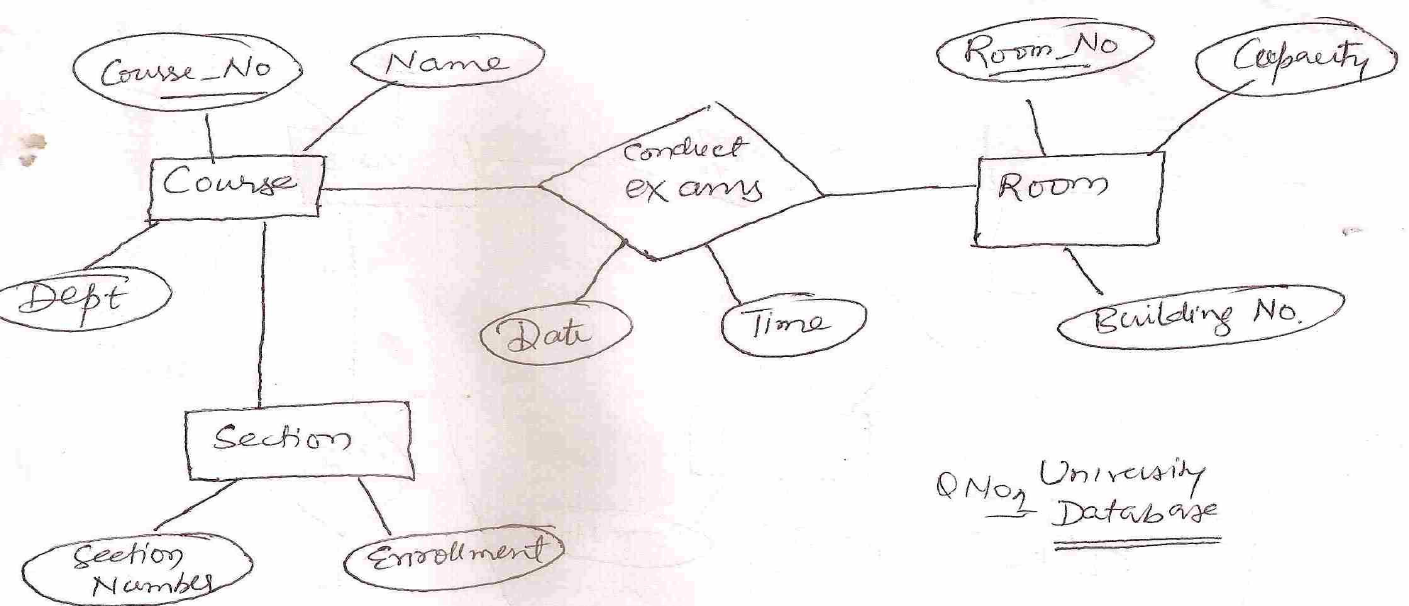
#> input picture notebooks/prespective/input/11.png, 1409 x 606 px
$ jupyter execute preprocessing.ipynb   (older library calls are emulated)
#> lines starting #> are read from the running program, lines starting #| are printed output that depends on the picture; after the words box and inside, x2 and y2 are one past the last pixel; in counts of white or black regions, pixels touching at a corner belong together
[cell 1]
from skimage.filters import threshold_local,threshold_otsu,try_all_threshold,threshold_mean,threshold_yen
import numpy as np
import cv2
from skimage.draw import rectangle
from skimage.morphology import skeletonize
from math import sqrt

[cell 2]
# [39 lines left out: functions OrderPoints, TransformPrespective, not called in this run]

[cell 3]
def GetMaxContour(img_dir,MORPH=9,CANNY=84,debug=False):
    """
    takes image directory ,
    structural rect dim(optional),canny max thres(optional)
    debug if true outputs images after each process
    returns a boolean specifying if the prespective shoud be adjusted,
    max contour approximation and grayoriginal image
    """
#> called with img_dir = 'input/11.png', MORPH = 9, CANNY = 84, debug = False
    img = cv2.imread(img_dir, cv2.IMREAD_GRAYSCALE)
    img_copy = img.copy()
    hImg, wImg = img_copy.shape
    #smooth image
    cv2.GaussianBlur(img, (3,3), 0, img)
    # Remove small details and writing on paper
    kernel = cv2.getStructuringElement(cv2.MORPH_RECT,(MORPH,MORPH))
    dilated = cv2.dilate(img, kernel)
    edges = cv2.Canny(dilated, 0, CANNY, apertureSize=3)
#> edges: shape (606, 1409); 0.03% white in thin lines or dots, all inside (x1, y1, x2, y2) = (24, 62, 1283, 566)

    kernel = cv2.getStructuringElement(cv2.MORPH_RECT,(3,3))
    #get edges again so we get inner line surrounding the paper
    #avoid paper outer edges being connected to noise in background
    edges = cv2.dilate(edges, kernel)
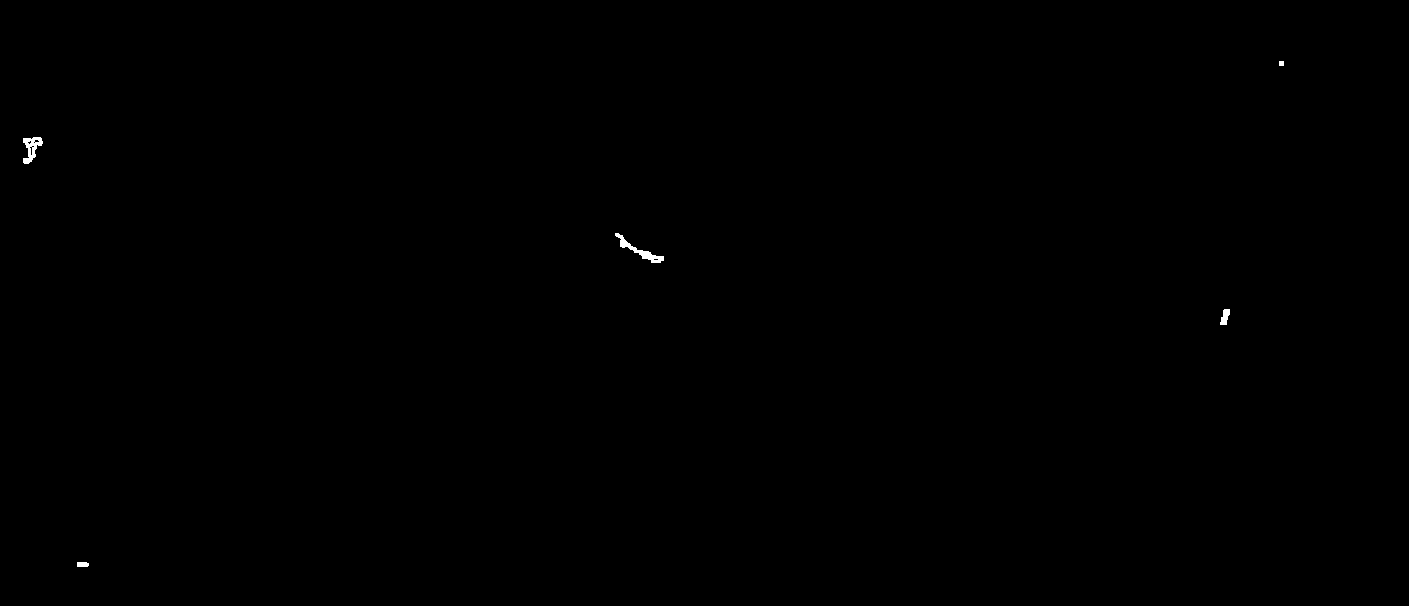
#> edges: shape (606, 1409); 0.09% white; 5 white regions, box (x1, y1, x2, y2) and area: (615, 233, 664, 263) 323, (23, 137, 43, 164) 277, (1220, 309, 1230, 325) 106, (77, 562, 89, 567) 57, (1279, 61, 1284, 66) 25
    edges = cv2.Canny(edges, 0, CANNY, apertureSize=3)
#> edges: shape (606, 1409); 0.04% white in thin lines or dots, all inside (x1, y1, x2, y2) = (22, 60, 1284, 567)
    # finding contours
    _,contours,heirarchy = cv2.findContours(edges.copy(), cv2.RETR_EXTERNAL, cv2.CHAIN_APPROX_SIMPLE)
#> contours = 8 contours, 4 with area under 20; largest, box (x1, y1, x2, y2) and area: (614, 232, 664, 263) 332, (1219, 308, 1230, 325) 103, (76, 561, 89, 567) 54, (1278, 60, 1284, 66) 22
    maxArea=0
    adjustPrespective = False
    approx=[]
    # filter for max contour
    for cnt in contours:
        x,y,w,h = cv2.boundingRect(cnt)
        if(w*h >= maxArea):
            peri = cv2.arcLength(cnt, True)
            approx = cv2.approxPolyDP(cnt, 0.05 * peri, True)
            maxArea=w*h
            if(maxArea/(hImg*wImg) >= 0.1):
                adjustPrespective= True
#> this loop made 8 passes
#> (x, y, w, h, peri, approx, maxArea) on passes 1 to 3: (76, 561, 13, 6, 31.07, [[76, 563], [77, 566], [88, 566], [85, 561]], 78), (1219, 308, 11, 17, 46.14, [[1228, 308], [1223, 309], [1220, 324], [1226, 324]], 187), (614, 232, 50, 31, 134.5, [[614, 234], [621, 247], [663, 260]], 1550)
#> after the loop, adjustPrespective = False; maxArea = 1550; peri = 134.5

    if(debug):
        orig = cv2.imread(img_dir)
        cv2.drawContours(orig,[approx], -1, (0, 255, 0), 1)
        cv2.imwrite("orig.png",img)
        cv2.imwrite("dilated.png",dilated)
        cv2.imwrite("edges.png",edges)
        cv2.imwrite('outline.png',orig)
    return adjustPrespective,approx,img_copy

[cell 4]
# [5 lines left out: function warpedPrespective, not called in this run]

[cell 5]
def RemoveShadow(img_gray,debug=False):
    #remove noise and writting on paper to leave out onlu the illumination
    dilated_img = cv2.dilate(img_gray, np.ones((7,7), np.uint8))
    blurred_img = cv2.medianBlur(dilated_img, 21)
    #remove any dark lighning aka shadow
    diff_img = 255 - cv2.absdiff(img_gray, blurred_img)
    norm_img = diff_img.copy()
    #normalization and word sharpening
    cv2.normalize(diff_img, norm_img, alpha=0, beta=255, norm_type=cv2.NORM_MINMAX, dtype=cv2.CV_8UC1)
    _, thr_img = cv2.threshold(norm_img, 230, 0, cv2.THRESH_TRUNC)
    cv2.normalize(thr_img, thr_img, alpha=0, beta=255, norm_type=cv2.NORM_MINMAX, dtype=cv2.CV_8UC1)
    if(debug):
        cv2.imwrite("shadowOut.png",norm_img)
        cv2.imwrite("thres.png",thr_img)
    return thr_img

[cell 6]
def Binarize(img_gray,debug=False):
    thres =threshold_yen(img_gray)
    final = (img_gray >thres)*255
    if(debug):
        cv2.imwrite("final.png",final)
        #fig, ax = try_all_threshold(thr_img, figsize=(20, 30), verbose=False)
    return final

[cell 7]
#remove lines function
def FloodFromCorners(im_th,debug=False):
    hImg, wImg = im_th.shape[:2]
    mask = np.zeros((hImg+2, wImg+2), np.uint8)
    im_floodfill = 255 - im_th
    ##################Flood fill corners#####
    cv2.floodFill(im_floodfill, mask, (0,0), 255)
    cv2.floodFill(im_floodfill, mask, (wImg-1,0), 255)
    cv2.floodFill(im_floodfill, mask, (0,hImg-1), 255)
    cv2.floodFill(im_floodfill, mask, (wImg-1,hImg-1), 255)
    # Invert floodfilled image
    im_floodfill_inv = cv2.bitwise_not(im_floodfill)
    if(debug):
        cv2.imwrite("Inverted_Floodfilled_Image.png", im_floodfill_inv)
        cv2.imwrite("Floodfilled_Image.png", im_floodfill)
    return im_floodfill_inv


######################cv contours#########
def getClosedShapes(im_filled,debug=False):
    hImg, wImg = im_filled.shape
    _,contours_cv, hierarchy = cv2.findContours(im_filled, cv2.RETR_TREE, cv2.CHAIN_APPROX_SIMPLE)
    hierarchy = hierarchy[0]
    #[Next, Previous, First_Child, Parent]
    im_empty = np.ones((hImg, wImg,3), np.uint8) * 255
    i=0
    filtered_contoures = []
    for cnt in contours_cv:
        if hierarchy[i][3] != -1:
            i+=1
            continue

        #contours that has at least two children
        x,y,w,h = cv2.boundingRect(cnt)
        acceptedArea = h<=150 and w <=300 and h>=7 and w>20
        child1Idx = hierarchy[i][2]
        hasChildren = child1Idx != -1 and  hierarchy[child1Idx][0] != -1
        if(hasChildren and acceptedArea):
            child2Idx = hierarchy[child1Idx][0]
        #this two children are close (letters)
        #check area
        if(hasChildren and acceptedArea):
            ##print((w*h)/area)
            x1,y1,w1,h1 = cv2.boundingRect(contours_cv[child1Idx])
            x2,y2,w2,h2 = cv2.boundingRect(contours_cv[child2Idx])
            if(sqrt((x1-x2)**2+((y1-y2)**2)) <= 200):
                cv2.drawContours(im_empty, contours_cv, i, (0,0,0), 1)
                filtered_contoures.append(cnt)
                i+=1
                continue

        if(child1Idx != -1 and  hierarchy[child1Idx][0] == -1):
            x1,y1,w1,h1 = cv2.boundingRect(contours_cv[child1Idx])
            if(w1/w >= 0.3):
                cv2.drawContours(im_empty, contours_cv, i, (0,0,0), 1)
                filtered_contoures.append(cnt)
                i+=1
                continue

        if(not hasChildren and acceptedArea and w/h >= 1.8 and w/h<=8):
            #print(w/h,w,h)
            filtered_contoures.append(cnt)
            cv2.drawContours(im_empty, contours_cv, i, (0,0,0), 1)
            i+=1
            continue


        i+=1
    if(debug):
        cv2.imwrite("contoured.png", im_empty[:,:,0])

    return im_empty[:,:,0] , filtered_contoures

[cell 8]
# find center of gravity from the moments:
def scale_contours(contours, scale):
    """Shrinks or grows an array of contours by the given factor (float).
    Returns the resized array of contours"""
    for idx,contour in enumerate(contours):
        moments = cv2.moments(contour)
        midX = int(round(moments["m10"] / moments["m00"]))
        midY = int(round(moments["m01"] / moments["m00"]))
        mid = np.array([midX, midY])
        contours[idx] = contour - mid
        contours[idx] = (contours[idx] * scale).astype(np.int32)
        contours[idx] = contours[idx] + mid
    return contours

def isOverlapped(c,imgContours):
    cXmin,cYmin,cXmax,cYmax = cv2.boundingRect(c)
    cArea = cXmax * cYmax
    cXmax += cXmin
    cYmax += cYmin
    for imgContour in imgContours:
        Xmin,Ymin,Xmax,Ymax = cv2.boundingRect(imgContour)
        Xmax += Xmin
        Ymax += Ymin
        if(cXmin > Xmin and cXmax < Xmax and cYmin >= Ymin and cYmax <= Ymax):
            return True
    return False
def getOpenedContours(img,closed_contours=[],debug = False):
    closed_contours = scale_contours(closed_contours,1.2)
    cv2.drawContours(img,closed_contours,-1, 255,-1 )
    _,contours, hierarchy = cv2.findContours(255 - img, cv2.RETR_EXTERNAL, cv2.CHAIN_APPROX_SIMPLE)
    img_parent = np.ones(img.shape, np.uint8) * 255
    parentContours =[]
    for i,cnt in enumerate(contours):
        x,y,w,h = cv2.boundingRect(cnt)
        if not isOverlapped(cnt,contours) and hierarchy[0,i,3]==-1 and h>10 and w>15 and w/h>1.5 and w/h<4:
            parentContours.append(cnt)

    cv2.drawContours(img_parent,parentContours,-1, 0, -1 )
    img_parent = 255 - img_parent
    kernel = cv2.getStructuringElement(cv2.MORPH_RECT,(3,3))
    dilated = cv2.dilate(img_parent,kernel,iterations=3)
    edges = cv2.Canny(dilated, 0, 84, apertureSize=3)
    #get child contours and draw hull
    img_inner_contour = np.ones(img.shape, np.uint8) * 255
    _,contours, hierarchy = cv2.findContours(edges, cv2.RETR_TREE, cv2.CHAIN_APPROX_SIMPLE)
    contours = [cnt for i,cnt in enumerate(contours) if isOverlapped(cnt,contours) ]
    cv2.drawContours(img_inner_contour,contours,-1, 0, 1 )
    eroded = cv2.erode(img_inner_contour,kernel,iterations=3)
    _,contours, hierarchy = cv2.findContours(255-eroded, cv2.RETR_EXTERNAL, cv2.CHAIN_APPROX_SIMPLE)
    opened_contours = np.ones(img.shape, np.uint8) * 255

    cv2.drawContours(opened_contours,contours,-1, 0, 1 )
    if(debug):
        cv2.imwrite("contoured_img.png",img)
        cv2.imwrite("img_parent.png",img_parent)
        cv2.imwrite("dilated.png",dilated)
        cv2.imwrite("edges.png",edges)
        cv2.imwrite("img_inner_contour.png",img_inner_contour)
        cv2.imwrite("eroded.png",eroded)
        cv2.imwrite("opened_contours.png",opened_contours)
    return opened_contours,contours

[cell 9]
#integerated preprocessing
img_dir ="input/11.png"
adjustPrespective,approxContour,grayImg = GetMaxContour(img_dir)
#> adjustPrespective = False; approxContour = [[614, 234], [621, 247], [663, 260]]
warpedImg = grayImg
if(adjustPrespective):
    warpedImg = warpedPrespective(grayImg,approxContour)
shadowFreeImg = RemoveShadow(warpedImg,True)
#> in RemoveShadow, `_, thr_img = cv2.threshold(norm_img, 230, 0, cv2.THRESH_TRUNC)`:
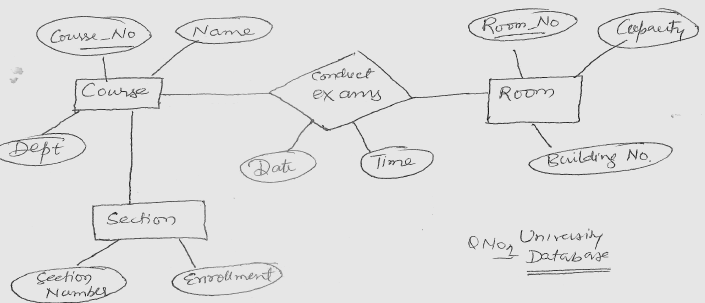
#> thr_img: shape (606, 1409) (shown at 1/2 size); min 0, max 230, mean 224.7
binarizedImg = Binarize(shadowFreeImg,True)
#> in Binarize, `thres =threshold_yen(img_gray)`: thres = 243
filledImg = FloodFromCorners(binarizedImg.astype(np.uint8).copy(),True)
#> in FloodFromCorners, `cv2.floodFill(im_floodfill, mask, (0,0), 255)`:
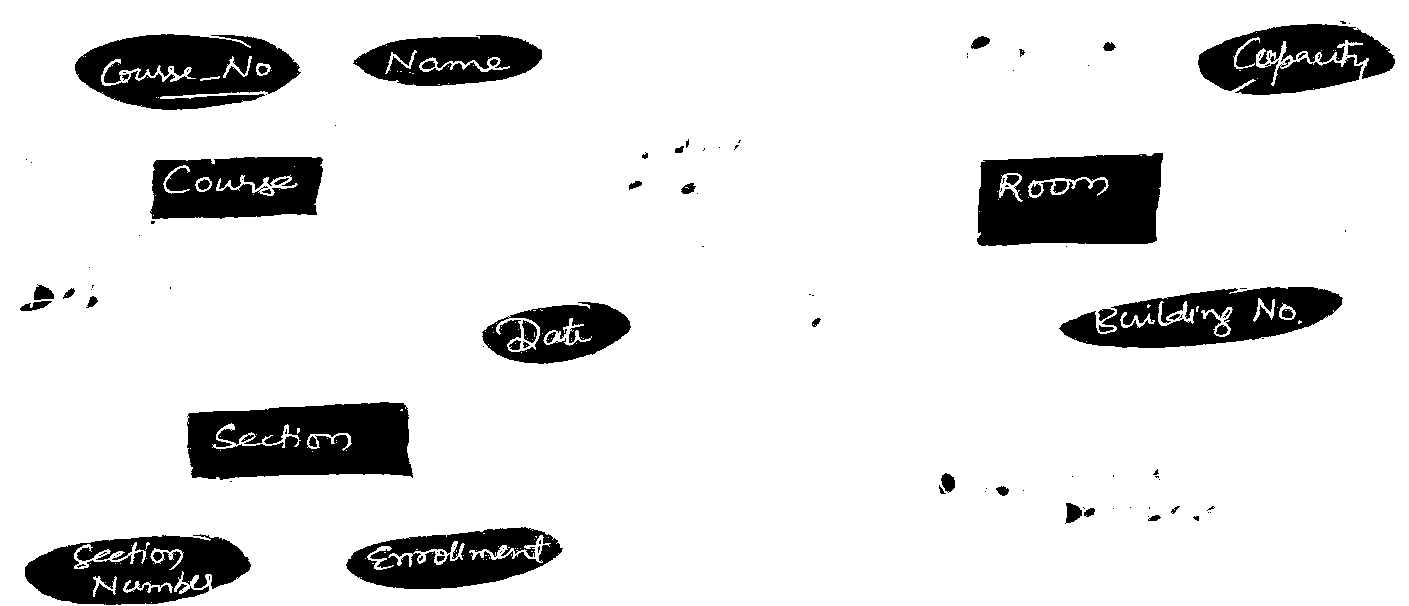
#> im_floodfill: shape (606, 1409); 88% white; 130 black regions (78 under 20 px), largest, box (x1, y1, x2, y2) and area: (977, 153, 1163, 246) 14540, (187, 402, 413, 480) 14248, (75, 34, 301, 110) 11797
contourdImg,filtered_contoures = getClosedShapes(filledImg,True)
#> in getClosedShapes, `_,contours_cv, hierarchy = cv2.findContours(im_filled, cv2.RETR_TREE, ..`: contours_cv = 382 contours, 305 with area under 20; largest, box (x1, y1, x2, y2) and area: (977, 153, 1163, 246) 15340, (187, 402, 413, 480) 14793, (75, 34, 301, 110) 12406, (25, 534, 251, 605) 11456, (1059, 287, 1343, 348) 11075
#> the loop in getClosedShapes, `for cnt in contours_cv:` made 382 passes
#> (x, y, w, h, acceptedArea, child1Idx, hasChildren, child2Idx) on passes 2, 40: (25, 534, 226, 71, True, 2, True, 3), (346, 527, 217, 62, True, 40, True, 41)
#> after the loop in getClosedShapes, `for cnt in contours_cv:`:
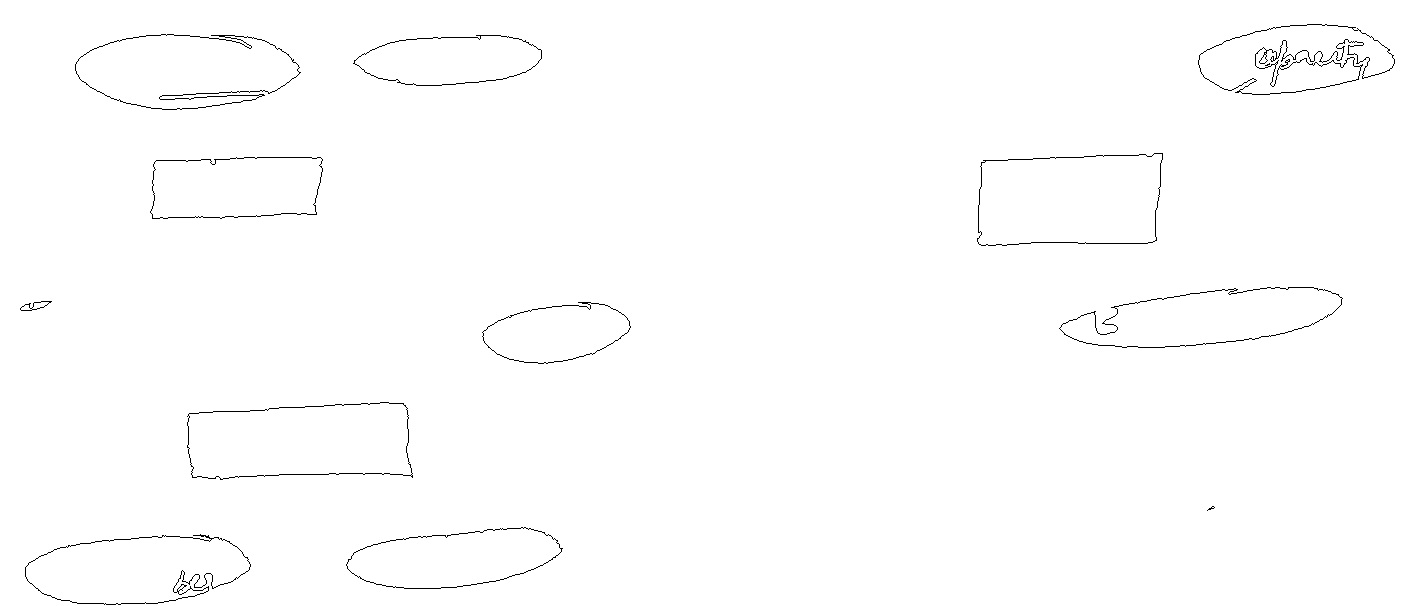
#> im_empty: shape (606, 1409, 3); 99.3% white; black in thin lines or dots
#> after the loop in getClosedShapes, `for cnt in contours_cv:`: filtered_contoures = 12 contours, 1 with area under 20; largest, box (x1, y1, x2, y2) and area: (977, 153, 1163, 246) 15340, (187, 402, 413, 480) 14793, (75, 34, 301, 110) 12406, (25, 534, 251, 605) 11456, (1059, 287, 1343, 348) 11075; i = 382
image_result = binarizedImg.astype(np.uint8).copy()
contourdImg,opened_contours = getOpenedContours(image_result,filtered_contoures,True)
#> the loop in scale_contours, `for idx,contour in enumerate(contours):` made 12 passes
#> (midX, midY) on passes 1 to 8: (135, 569), (454, 558), (1211, 508), (300, 441), (556, 333), (35, 306), (1208, 317), (235, 187)
#> after the loop in scale_contours, `for idx,contour in enumerate(contours):`: contours = 12 items
#> in getOpenedContours, `_,contours, hierarchy = cv2.findContours(255 - img, cv2.RETR_EXTERNAL,..`: contours = 195 contours, 145 with area under 20; largest, box (x1, y1, x2, y2) and area: (334, 101, 963, 359) 2855, (0, 274, 129, 328) 1011, (1051, 498, 1164, 527) 846, (936, 17, 1156, 83) 809, (0, 224, 173, 333) 670
#> the loop in getOpenedContours, `for i,cnt in enumerate(contours):` made 195 passes
#> (x, y, w, h, cXmin in isOverlapped, cYmin in isOverlapped, cXmax in isOverlapped, cYmax in isOverlapped) on passes 3, 4, 6: (204, 584, 22, 10, 204, 584, 226, 594), (181, 581, 13, 13, 181, 581, 194, 594), (196, 576, 15, 14, 196, 576, 211, 590)
#> in getOpenedContours, `cv2.drawContours(opened_contours,contours,-1, 0, 1 )`:
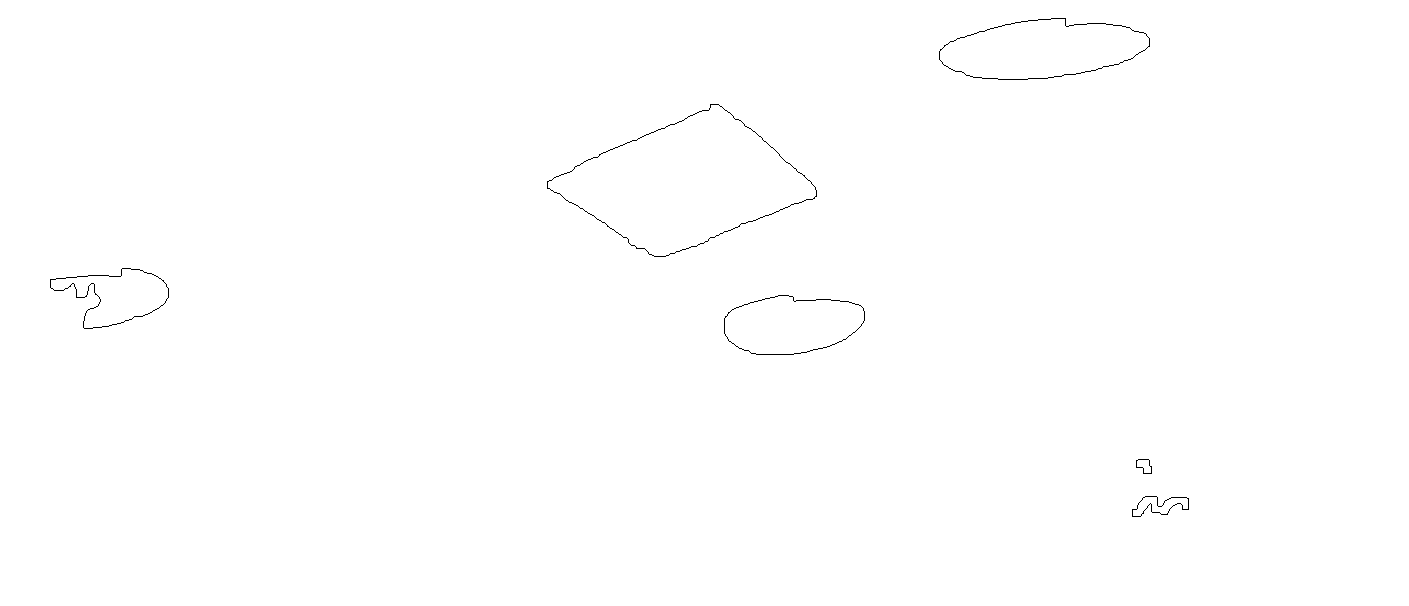
#> opened_contours: shape (606, 1409); 99.8% white; black in thin lines or dots, all inside (x1, y1, x2, y2) = (50, 18, 1189, 517)
